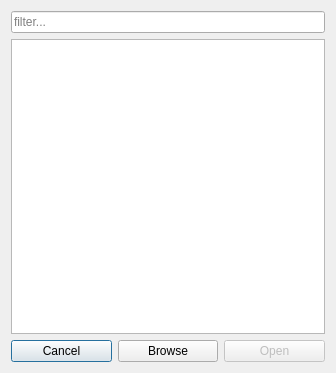
<?xml version="1.0" encoding="UTF-8"?>
<ui version="4.0">
 <class>Dialog</class>
 <widget class="QDialog" name="Dialog">
  <property name="geometry">
   <rect>
    <x>0</x>
    <y>0</y>
    <width>336</width>
    <height>373</height>
   </rect>
  </property>
  <property name="windowTitle">
   <string>Open Module</string>
  </property>
  <layout class="QVBoxLayout" name="verticalLayout">
   <item>
    <widget class="QLineEdit" name="filterEdit">
     <property name="placeholderText">
      <string>filter...</string>
     </property>
    </widget>
   </item>
   <item>
    <widget class="QListWidget" name="moduleList"/>
   </item>
   <item>
    <layout class="QHBoxLayout" name="horizontalLayout">
     <item>
      <widget class="QPushButton" name="cancelButton">
       <property name="text">
        <string>Cancel</string>
       </property>
      </widget>
     </item>
     <item>
      <widget class="QPushButton" name="browseButton">
       <property name="text">
        <string>Browse</string>
       </property>
      </widget>
     </item>
     <item>
      <widget class="QPushButton" name="openButton">
       <property name="enabled">
        <bool>false</bool>
       </property>
       <property name="text">
        <string>Open</string>
       </property>
      </widget>
     </item>
    </layout>
   </item>
  </layout>
 </widget>
 <resources/>
 <connections/>
</ui>
